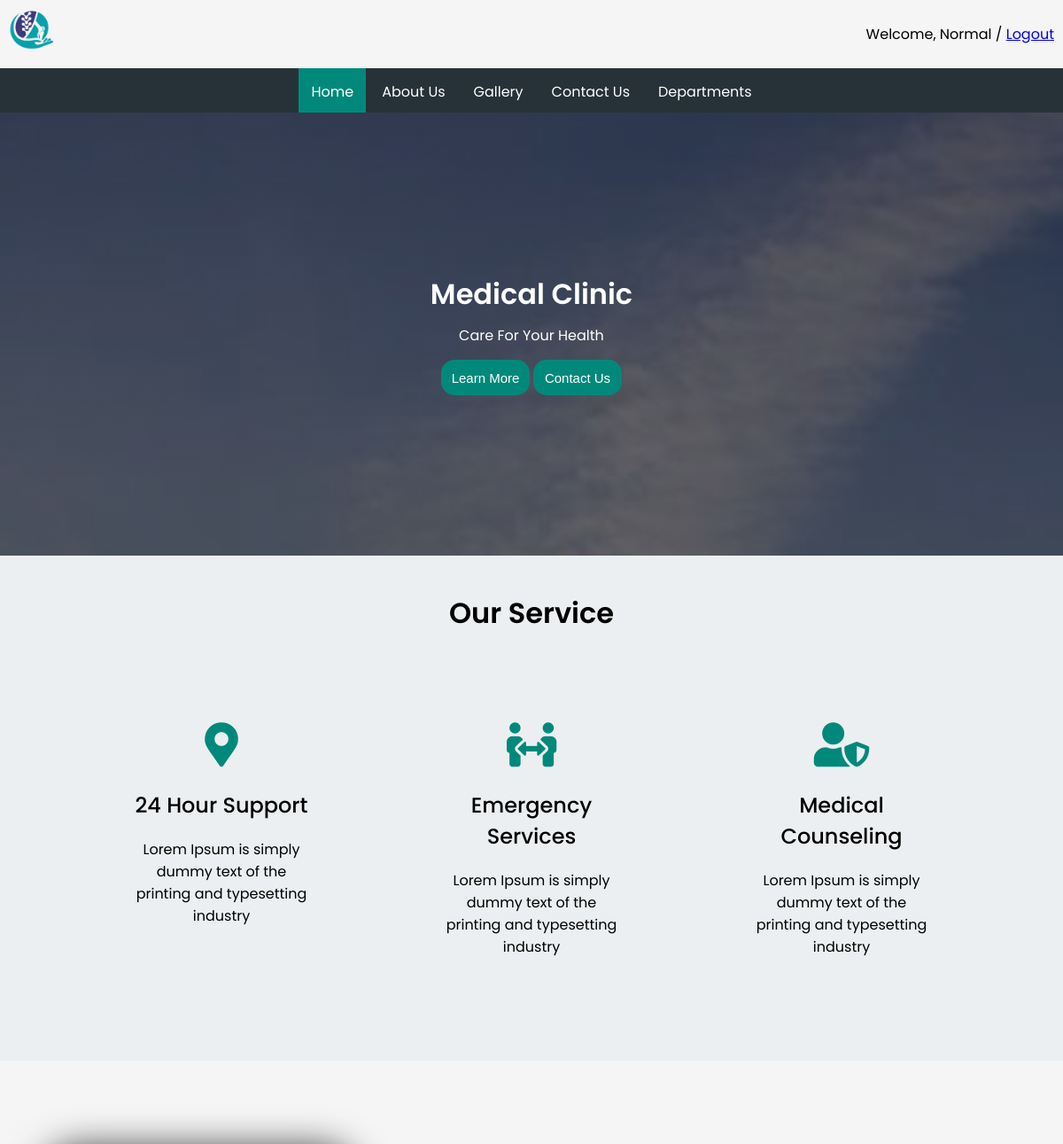
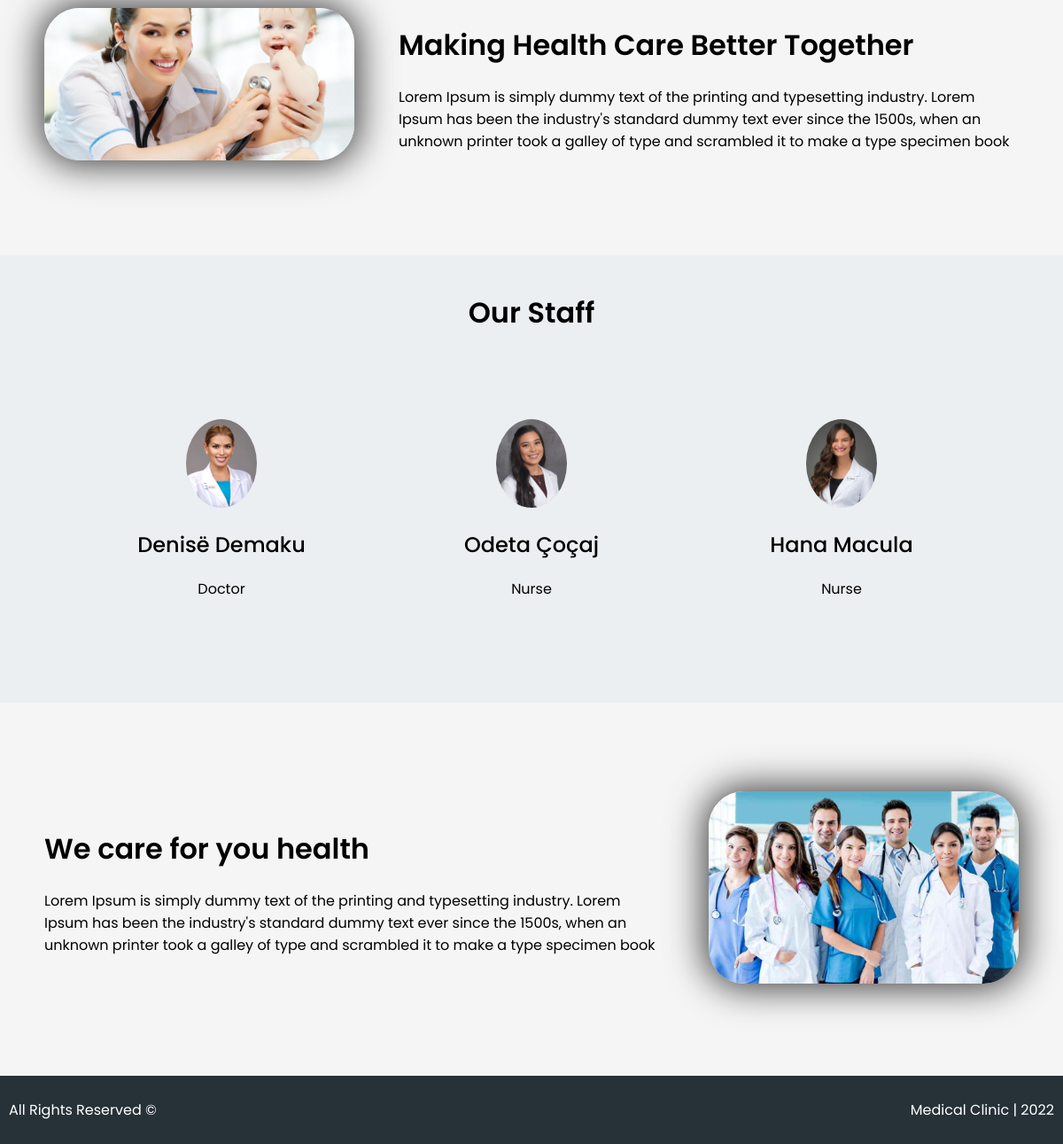
Page / (signed in) on the committed database (2 pictures, top to bottom).
### tables this page shows
CREATE TABLE `section1` (
  `id` int(11) NOT NULL,
  `title` text NOT NULL,
  `smalltitle` text NOT NULL,
  `button1` text NOT NULL,
  `button2` text NOT NULL
);

CREATE TABLE `ourservices` (
  `id` int(11) NOT NULL,
  `ourservicesmaintitle` text NOT NULL,
  `ourservicestitleone` text NOT NULL,
  `ourservicesdescone` text NOT NULL,
  `ourservicestitletwo` text NOT NULL,
  `ourservicesdesctwo` text NOT NULL,
  `ourservicestitlethree` text NOT NULL,
  `ourservicesdescthree` text NOT NULL
);

CREATE TABLE `section2` (
  `id` int(5) NOT NULL,
  `title` text NOT NULL,
  `description` text NOT NULL
);

CREATE TABLE `ourstaff` (
  `id` int(11) NOT NULL,
  `title` text NOT NULL,
  `staff1name` text NOT NULL,
  `staff1position` text NOT NULL,
  `staff2Name` text NOT NULL,
  `staff2position` text NOT NULL,
  `staff3name` text NOT NULL,
  `staff3position` text NOT NULL
);

CREATE TABLE `section3` (
  `id` int(11) NOT NULL,
  `title` text NOT NULL,
  `description` text NOT NULL
);

### classes/DBConnection.class.php (called while the page is built)
<?php
class DBConnection
{
    private $host = 'localhost';
    private $dbname = 'medicalclinic';
    private $username = 'root';
    private $password = '';
    public function getConnection()
    {
        try {
            $pdo = new PDO("mysql:host=$this->host;dbname=$this->dbname", "$this->username", "$this->password");
            $pdo->setAttribute(PDO::ATTR_ERRMODE, PDO::ERRMODE_EXCEPTION);
        } catch (PDOException $e) {
            echo $e->getMessage();
            return null;
        }
        return $pdo;
    }
}

### classes/Home.class.php (the view, shortened to what this page needs)
<?php
class Home {
  public function SectionOneTitle() {
    $this->connection = new DBConnection();
    $this->query = "SELECT title FROM section1";
    if ($this->result = $this->connection->getConnection()->query($this->query)) {
        while ($this->row = $this->result->fetch(PDO::FETCH_ASSOC)) {
            echo ($this->row["title"]);
        }
      }
  }
  public function SectionOneSmallTitle() {
    $this->connection = new DBConnection();
    $this->query = "SELECT smalltitle FROM section1";
    if ($this->result = $this->connection->getConnection()->query($this->query)) {
        while ($this->row = $this->result->fetch(PDO::FETCH_ASSOC)) {
            echo ($this->row["smalltitle"]);
        }
      }
  }
  public function SectionOneButtonOne() {
    $this->connection = new DBConnection();
    $this->query = "SELECT button1 FROM section1";
    if ($this->result = $this->connection->getConnection()->query($this->query)) {
        while ($this->row = $this->result->fetch(PDO::FETCH_ASSOC)) {
            echo ($this->row["button1"]);
        }
      }
  }
  public function SectionOneButtonTwo() {
    $this->connection = new DBConnection();
    $this->query = "SELECT button2 FROM section1";
    if ($this->result = $this->connection->getConnection()->query($this->query)) {
        while ($this->row = $this->result->fetch(PDO::FETCH_ASSOC)) {
            echo ($this->row["button2"]);
        }
      }
  }
  public function OurServicesTitle() {
    $this->connection = new DBConnection();
    $this->query = "SELECT ourservicesmaintitle FROM ourservices";
    if ($this->result = $this->connection->getConnection()->query($this->query)) {
        while ($this->row = $this->result->fetch(PDO::FETCH_ASSOC)) {
            echo ($this->row["ourservicesmaintitle"]);
        }
      }
  }
  public function OurServicesTitleOne() {
    $this->connection = new DBConnection();
    $this->query = "SELECT ourservicestitleone FROM ourservices";
    if ($this->result = $this->connection->getConnection()->query($this->query)) {
        while ($this->row = $this->result->fetch(PDO::FETCH_ASSOC)) {
            echo ($this->row["ourservicestitleone"]);
        }
      }
  }
  public function OurServicesDescOne() {
    $this->connection = new DBConnection();
    $this->query = "SELECT ourservicesdescone FROM ourservices";
    if ($this->result = $this->connection->getConnection()->query($this->query)) {
        while ($this->row = $this->result->fetch(PDO::FETCH_ASSOC)) {
            echo ($this->row["ourservicesdescone"]);
        }
      }
  }
  public function OurServicesTitleTwo() {
    $this->connection = new DBConnection();
    $this->query = "SELECT ourservicestitletwo FROM ourservices";
    if ($this->result = $this->connection->getConnection()->query($this->query)) {
        while ($this->row = $this->result->fetch(PDO::FETCH_ASSOC)) {
            echo ($this->row["ourservicestitletwo"]);
        }
      }
  }
  public function OurServicesDescTwo() {
    $this->connection = new DBConnection();
    $this->query = "SELECT ourservicesdesctwo FROM ourservices";
    if ($this->result = $this->connection->getConnection()->query($this->query)) {
        while ($this->row = $this->result->fetch(PDO::FETCH_ASSOC)) {
            echo ($this->row["ourservicesdesctwo"]);
        }
      }
  }
  public function OurServicesTitleThree() {
    $this->connection = new DBConnection();
    $this->query = "SELECT ourservicestitlethree FROM ourservices";
    if ($this->result = $this->connection->getConnection()->query($this->query)) {
        while ($this->row = $this->result->fetch(PDO::FETCH_ASSOC)) {
            echo ($this->row["ourservicestitlethree"]);
        }
      }
  }
  public function OurServicesDescThree() {
    $this->connection = new DBConnection();
    $this->query = "SELECT ourservicesdescthree FROM ourservices";
    if ($this->result = $this->connection->getConnection()->query($this->query)) {
        while ($this->row = $this->result->fetch(PDO::FETCH_ASSOC)) {
            echo ($this->row["ourservicesdescthree"]);
        }
      }
  }
  public function SectionTwoTitle() {
    $this->connection = new DBConnection();
    $this->query = "SELECT title FROM section2";
    if ($this->result = $this->connection->getConnection()->query($this->query)) {
        while ($this->row = $this->result->fetch(PDO::FETCH_ASSOC)) {
            echo ($this->row["title"]);
        }
      }
  }
  public function SectionTwoDesc() {
    $this->connection = new DBConnection();
    $this->query = "SELECT description FROM section2";
    if ($this->result = $this->connection->getConnection()->query($this->query)) {
        while ($this->row = $this->result->fetch(PDO::FETCH_ASSOC)) {
            echo ($this->row["description"]);
        }
      }
  }
  public function OurStaffTitle() {
    $this->connection = new DBConnection();
    $this->query = "SELECT title FROM ourstaff";
    if ($this->result = $this->connection->getConnection()->query($this->query)) {
        while ($this->row = $this->result->fetch(PDO::FETCH_ASSOC)) {
            echo ($this->row["title"]);
        }
      }
  }
  public function OurStaff1Name() {
    $this->connection = new DBConnection();
    $this->query = "SELECT staff1name FROM ourstaff";
    if ($this->result = $this->connection->getConnection()->query($this->query)) {
        while ($this->row = $this->result->fetch(PDO::FETCH_ASSOC)) {
            echo ($this->row["staff1name"]);
        }
      }
  }
  public function OurStaff1position() {
    $this->connection = new DBConnection();
    $this->query = "SELECT staff1position FROM ourstaff";
    if ($this->result = $this->connection->getConnection()->query($this->query)) {
        while ($this->row = $this->result->fetch(PDO::FETCH_ASSOC)) {
            echo ($this->row["staff1position"]);
        }
      }
  }
  public function OurStaff2Name() {
    $this->connection = new DBConnection();
    $this->query = "SELECT staff2name FROM ourstaff";
    if ($this->result = $this->connection->getConnection()->query($this->query)) {
        while ($this->row = $this->result->fetch(PDO::FETCH_ASSOC)) {
            echo ($this->row["staff2name"]);
        }
      }
  }
  public function OurStaff2position() {
    $this->connection = new DBConnection();
    $this->query = "SELECT staff2position FROM ourstaff";
    if ($this->result = $this->connection->getConnection()->query($this->query)) {
        while ($this->row = $this->result->fetch(PDO::FETCH_ASSOC)) {
            echo ($this->row["staff2position"]);
        }
      }
  }
  public function OurStaff3Name() {
    $this->connection = new DBConnection();
    $this->query = "SELECT staff3name FROM ourstaff";
    if ($this->result = $this->connection->getConnection()->query($this->query)) {
        while ($this->row = $this->result->fetch(PDO::FETCH_ASSOC)) {
            echo ($this->row["staff3name"]);
        }
      }
  }
  public function OurStaff3position() {
    $this->connection = new DBConnection();
    $this->query = "SELECT staff3position FROM ourstaff";
    if ($this->result = $this->connection->getConnection()->query($this->query)) {
        while ($this->row = $this->result->fetch(PDO::FETCH_ASSOC)) {
            echo ($this->row["staff3position"]);
        }
      }
  }
  public function SectionThreeTitle() {
    $this->connection = new DBConnection();
    $this->query = "SELECT title FROM section3";
    if ($this->result = $this->connection->getConnection()->query($this->query)) {
        while ($this->row = $this->result->fetch(PDO::FETCH_ASSOC)) {
            echo ($this->row["title"]);
        }
      }
  }
}

### css/style.css (style rules this page uses)
body { display: flex; flex-direction: column; height: 100vh; padding: 0px; margin: 0px; -webkit-font-smoothing: subpixel-antialiased; }
::placeholder { color: white; opacity: 1; }

### rows in the picture
section1: title "Medical Clinic", smalltitle "Care For Your Health", button1 "Learn More", button2 "Contact Us"
ourservices: ourservicesmaintitle "Our Service", ourservicestitleone "24 Hour Support", ourservicesdescone "Lorem Ipsum is simply dummy text of the printing and typesetting industry", ourservicestitletwo "Emergency Services", ourservicesdesctwo "Lorem Ipsum is simply dummy text of the printing and typesetting industry", ourservicestitlethree "Medical Counseling", ourservicesdescthree "Lorem Ipsum is simply dummy text of the printing and typesetting industry"
section2: title "Making Health Care Better Together", description "Lorem Ipsum is simply dummy text of the printing and typesetting industry. Lorem Ipsum has been the industry's standard dummy text ever since the 1500s, when an unknown printer took a galley of type and scrambled it to make a type specimen book"
ourstaff: title "Our Staff", staff1name "Denisë Demaku", staff1position "Doctor", staff2Name "Odeta Çoçaj", staff2position "Nurse", staff3name "Hana Macula", staff3position "Nurse"
section3: title "We care for you health"

### other values in the picture
$_SESSION['name'] "Normal"
